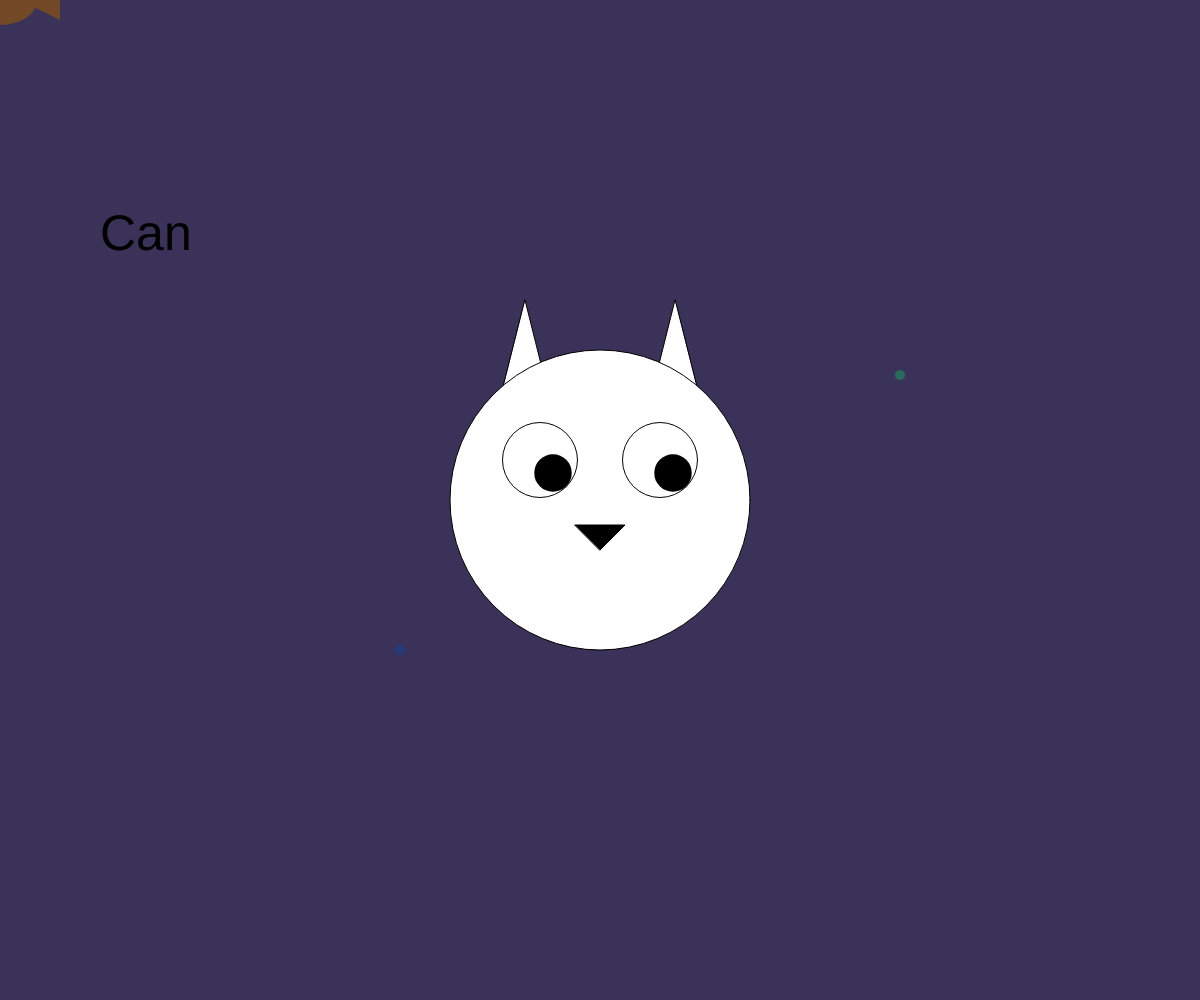
Frame 1 (no input)
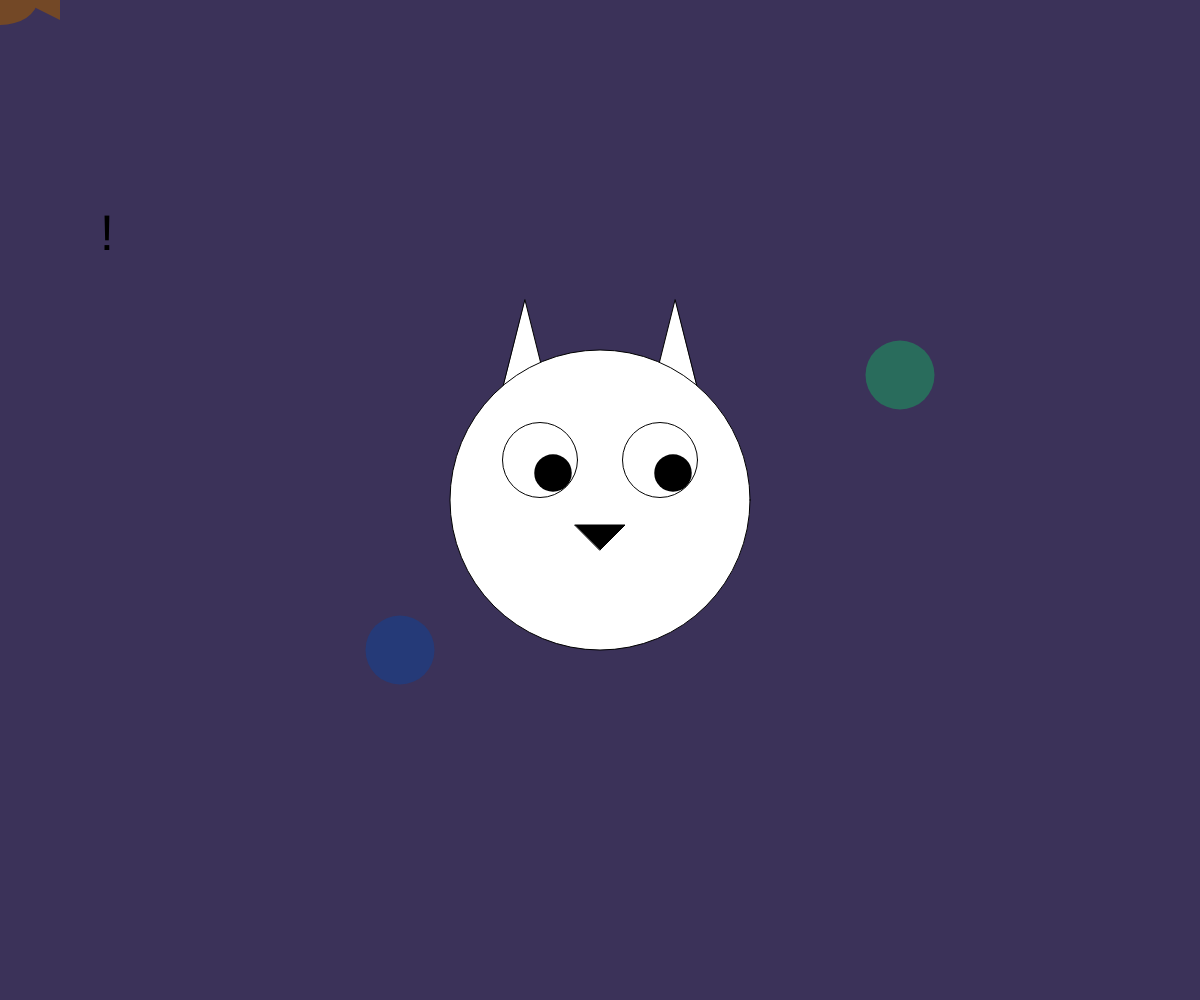
Frame 60 (no input)
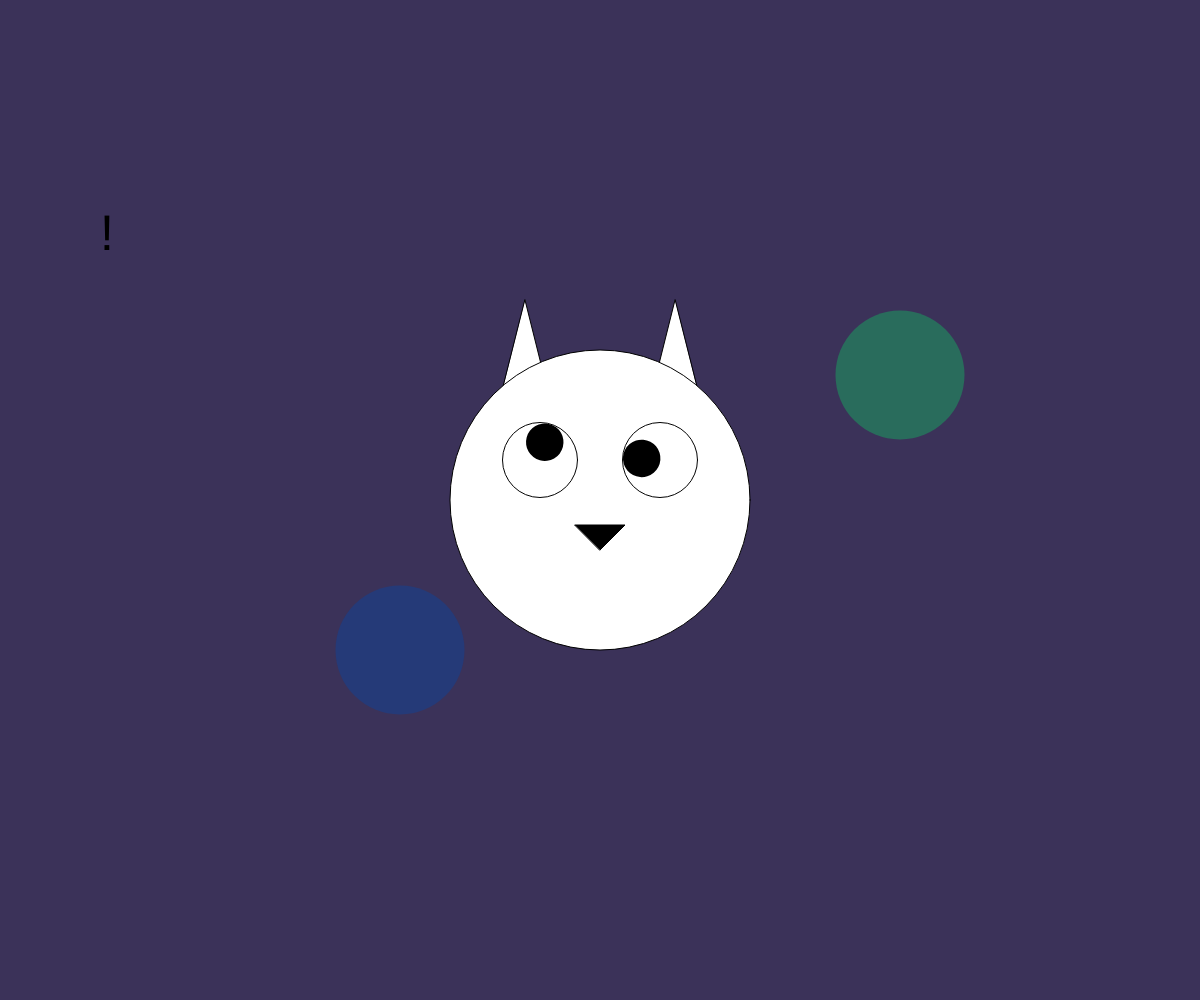
Frame 120 (the mouse pressed at the canvas centre since frame 60)

The p5.js sketch that drew these frames (run headless with seeded random() and noise() and a simulated clock; from frame 60 on, the mouse is pressed at the canvas centre):

// p5.js sketch
// ── sketch.js
var eyeSize = 75;
var circleSize = 10;
let stringArray = ["Can", "you", "even", "read", "this", "fast", "?", "Subliminal", "messages", "!"];



function setup() {
    createCanvas( windowWidth, windowHeight);
}

let idx = 0;

function draw(){

  // erase every frame
  background( 'rgb(59, 50, 89)' );

  circleBackground();

  textSize(50);
  text(stringArray[idx], 100, 250);
  idx = ( idx + 1 ) % stringArray.length;

  drawFish();

  push();
  translate(windowWidth *0.5, windowHeight *0.5);
  drawKitty();
  pop();

}


function drawKitty(){

  fill('white');
  // left ear
  triangle(-100, -100, -50, -100, -75, -200);
  // right ear
  triangle(100, -100, 50, -100, 75, -200);

  // draw cat head
  ellipse(0, 0, 300);

  // nose
  fill('black')
  triangle(-25, 25, 25, 25, 0, 50);

  // eyes
  stroke(3);
  noFill();
  // left eye
  ellipse(-60, -40, eyeSize);
  // right eye
  ellipse(60, -40, eyeSize)

  // pupils
  noStroke();
  fill('black');

  // left pupil
  push();
  translate(-60, -40)
  // rotate pupil based on mouseX
  rotate( radians(mouseX) );
  ellipse(13, 13, eyeSize *0.5);
  pop();

  // right pupil
  push();
  translate(60, -40)
  // rotate pupil based on mouseY
  rotate( radians(mouseY) );
  ellipse(13, 13, eyeSize *0.5);
  pop();
}


function drawFish(){
  // draw fish cursor
  noCursor();
  push();
  translate(mouseX, mouseY);
  fill('rgb(115, 72, 38)');
  noStroke();
  ellipse(0, 0, 75, 50);
  triangle(20, 0, 60, -20, 60, 20);
  fill('black');
  ellipse(-20, -12, 10);
  pop();
}


function circleBackground(){
  // circles for background
  push();
  translate(windowWidth *0.5, windowHeight *0.5);
  noStroke();
  fill('rgb(37, 58, 120)');
  ellipse(-200, 150, circleSize);
  fill('rgb(41, 108, 92)');
  ellipse(300, -125, circleSize);
  circleSize = circleSize+1;
  pop();
}
